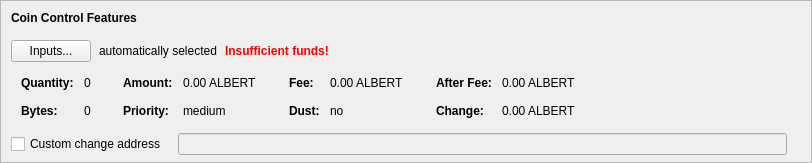
    <widget class="QFrame" name="frameCoinControl">
     <property name="sizePolicy">
      <sizepolicy hsizetype="Expanding" vsizetype="Expanding">
       <horstretch>0</horstretch>
       <verstretch>0</verstretch>
      </sizepolicy>
     </property>
     <property name="maximumSize">
      <size>
       <width>16777215</width>
       <height>16777215</height>
      </size>
     </property>
     <property name="frameShape">
      <enum>QFrame::StyledPanel</enum>
     </property>
     <property name="frameShadow">
      <enum>QFrame::Sunken</enum>
     </property>
     <layout class="QVBoxLayout" name="verticalLayoutCoinControl2">
      <property name="spacing">
       <number>0</number>
      </property>
      <property name="leftMargin">
       <number>0</number>
      </property>
      <property name="topMargin">
       <number>0</number>
      </property>
      <property name="rightMargin">
       <number>0</number>
      </property>
      <property name="bottomMargin">
       <number>6</number>
      </property>
      <item>
       <layout class="QVBoxLayout" name="verticalLayoutCoinControl" stretch="0,0,0,0,1">
        <property name="spacing">
         <number>0</number>
        </property>
        <property name="leftMargin">
         <number>10</number>
        </property>
        <property name="topMargin">
         <number>10</number>
        </property>
        <item>
         <layout class="QHBoxLayout" name="horizontalLayoutCoinControl1">
          <property name="bottomMargin">
           <number>15</number>
          </property>
          <item>
           <widget class="QLabel" name="labelCoinControlFeatures">
            <property name="sizePolicy">
             <sizepolicy hsizetype="Preferred" vsizetype="Maximum">
              <horstretch>0</horstretch>
              <verstretch>0</verstretch>
             </sizepolicy>
            </property>
            <property name="font">
             <font>
              <weight>75</weight>
              <bold>true</bold>
             </font>
            </property>
            <property name="styleSheet">
             <string notr="true">font-weight:bold;</string>
            </property>
            <property name="text">
             <string>Coin Control Features</string>
            </property>
           </widget>
          </item>
         </layout>
        </item>
        <item>
         <layout class="QHBoxLayout" name="horizontalLayoutCoinControl2" stretch="0,0,0,0">
          <property name="spacing">
           <number>8</number>
          </property>
          <property name="bottomMargin">
           <number>10</number>
          </property>
          <item>
           <widget class="QPushButton" name="pushButtonCoinControl">
            <property name="styleSheet">
             <string notr="true"/>
            </property>
            <property name="text">
             <string>Inputs...</string>
            </property>
            <property name="autoDefault">
             <bool>false</bool>
            </property>
           </widget>
          </item>
          <item>
           <widget class="QLabel" name="labelCoinControlAutomaticallySelected">
            <property name="text">
             <string>automatically selected</string>
            </property>
            <property name="margin">
             <number>5</number>
            </property>
           </widget>
          </item>
          <item>
           <widget class="QLabel" name="labelCoinControlInsuffFunds">
            <property name="font">
             <font>
              <weight>75</weight>
              <bold>true</bold>
             </font>
            </property>
            <property name="styleSheet">
             <string notr="true">color:red;font-weight:bold;</string>
            </property>
            <property name="text">
             <string>Insufficient funds!</string>
            </property>
            <property name="margin">
             <number>5</number>
            </property>
           </widget>
          </item>
          <item>
           <spacer name="horizontalSpacerCoinControl">
            <property name="orientation">
             <enum>Qt::Horizontal</enum>
            </property>
            <property name="sizeHint" stdset="0">
             <size>
              <width>40</width>
              <height>1</height>
             </size>
            </property>
           </spacer>
          </item>
         </layout>
        </item>
        <item>
         <widget class="QWidget" name="widgetCoinControl" native="true">
          <property name="sizePolicy">
           <sizepolicy hsizetype="Preferred" vsizetype="Preferred">
            <horstretch>0</horstretch>
            <verstretch>0</verstretch>
           </sizepolicy>
          </property>
          <property name="minimumSize">
           <size>
            <width>0</width>
            <height>0</height>
           </size>
          </property>
          <property name="styleSheet">
           <string notr="true"/>
          </property>
          <layout class="QHBoxLayout" name="horizontalLayoutCoinControl5">
           <property name="leftMargin">
            <number>0</number>
           </property>
           <property name="topMargin">
            <number>0</number>
           </property>
           <property name="rightMargin">
            <number>0</number>
           </property>
           <property name="bottomMargin">
            <number>0</number>
           </property>
           <item>
            <layout class="QHBoxLayout" name="horizontalLayoutCoinControl3" stretch="0,0,0,1">
             <property name="spacing">
              <number>20</number>
             </property>
             <property name="topMargin">
              <number>0</number>
             </property>
             <property name="bottomMargin">
              <number>10</number>
             </property>
             <item>
              <layout class="QFormLayout" name="formLayoutCoinControl1">
               <property name="horizontalSpacing">
                <number>10</number>
               </property>
               <property name="verticalSpacing">
                <number>14</number>
               </property>
               <property name="leftMargin">
                <number>10</number>
               </property>
               <property name="topMargin">
                <number>4</number>
               </property>
               <property name="rightMargin">
                <number>6</number>
               </property>
               <item row="0" column="0">
                <widget class="QLabel" name="labelCoinControlQuantityText">
                 <property name="font">
                  <font>
                   <weight>75</weight>
                   <bold>true</bold>
                  </font>
                 </property>
                 <property name="text">
                  <string>Quantity:</string>
                 </property>
                 <property name="margin">
                  <number>0</number>
                 </property>
                </widget>
               </item>
               <item row="0" column="1">
                <widget class="QLabel" name="labelCoinControlQuantity">
                 <property name="cursor">
                  <cursorShape>IBeamCursor</cursorShape>
                 </property>
                 <property name="contextMenuPolicy">
                  <enum>Qt::ActionsContextMenu</enum>
                 </property>
                 <property name="text">
                  <string notr="true">0</string>
                 </property>
                 <property name="margin">
                  <number>0</number>
                 </property>
                 <property name="textInteractionFlags">
                  <set>Qt::LinksAccessibleByMouse|Qt::TextSelectableByKeyboard|Qt::TextSelectableByMouse</set>
                 </property>
                </widget>
               </item>
               <item row="1" column="0">
                <widget class="QLabel" name="labelCoinControlBytesText">
                 <property name="font">
                  <font>
                   <weight>75</weight>
                   <bold>true</bold>
                  </font>
                 </property>
                 <property name="text">
                  <string>Bytes:</string>
                 </property>
                </widget>
               </item>
               <item row="1" column="1">
                <widget class="QLabel" name="labelCoinControlBytes">
                 <property name="cursor">
                  <cursorShape>IBeamCursor</cursorShape>
                 </property>
                 <property name="contextMenuPolicy">
                  <enum>Qt::ActionsContextMenu</enum>
                 </property>
                 <property name="text">
                  <string notr="true">0</string>
                 </property>
                 <property name="textInteractionFlags">
                  <set>Qt::LinksAccessibleByMouse|Qt::TextSelectableByKeyboard|Qt::TextSelectableByMouse</set>
                 </property>
                </widget>
               </item>
              </layout>
             </item>
             <item>
              <layout class="QFormLayout" name="formLayoutCoinControl2">
               <property name="horizontalSpacing">
                <number>10</number>
               </property>
               <property name="verticalSpacing">
                <number>14</number>
               </property>
               <property name="leftMargin">
                <number>6</number>
               </property>
               <property name="topMargin">
                <number>4</number>
               </property>
               <property name="rightMargin">
                <number>6</number>
               </property>
               <item row="0" column="0">
                <widget class="QLabel" name="labelCoinControlAmountText">
                 <property name="font">
                  <font>
                   <weight>75</weight>
                   <bold>true</bold>
                  </font>
                 </property>
                 <property name="text">
                  <string>Amount:</string>
                 </property>
                 <property name="margin">
                  <number>0</number>
                 </property>
                </widget>
               </item>
               <item row="0" column="1">
                <widget class="QLabel" name="labelCoinControlAmount">
                 <property name="cursor">
                  <cursorShape>IBeamCursor</cursorShape>
                 </property>
                 <property name="contextMenuPolicy">
                  <enum>Qt::ActionsContextMenu</enum>
                 </property>
                 <property name="text">
                  <string notr="true">0.00 ALBERT</string>
                 </property>
                 <property name="textInteractionFlags">
                  <set>Qt::LinksAccessibleByMouse|Qt::TextSelectableByKeyboard|Qt::TextSelectableByMouse</set>
                 </property>
                </widget>
               </item>
               <item row="1" column="0">
                <widget class="QLabel" name="labelCoinControlPriorityText">
                 <property name="font">
                  <font>
                   <weight>75</weight>
                   <bold>true</bold>
                  </font>
                 </property>
                 <property name="text">
                  <string>Priority:</string>
                 </property>
                </widget>
               </item>
               <item row="1" column="1">
                <widget class="QLabel" name="labelCoinControlPriority">
                 <property name="cursor">
                  <cursorShape>IBeamCursor</cursorShape>
                 </property>
                 <property name="contextMenuPolicy">
                  <enum>Qt::ActionsContextMenu</enum>
                 </property>
                 <property name="text">
                  <string notr="true">medium</string>
                 </property>
                 <property name="textInteractionFlags">
                  <set>Qt::LinksAccessibleByMouse|Qt::TextSelectableByKeyboard|Qt::TextSelectableByMouse</set>
                 </property>
                </widget>
               </item>
              </layout>
             </item>
             <item>
              <layout class="QFormLayout" name="formLayoutCoinControl3">
               <property name="horizontalSpacing">
                <number>10</number>
               </property>
               <property name="verticalSpacing">
                <number>14</number>
               </property>
               <property name="leftMargin">
                <number>6</number>
               </property>
               <property name="topMargin">
                <number>4</number>
               </property>
               <property name="rightMargin">
                <number>6</number>
               </property>
               <item row="0" column="0">
                <widget class="QLabel" name="labelCoinControlFeeText">
                 <property name="font">
                  <font>
                   <weight>75</weight>
                   <bold>true</bold>
                  </font>
                 </property>
                 <property name="text">
                  <string>Fee:</string>
                 </property>
                 <property name="margin">
                  <number>0</number>
                 </property>
                </widget>
               </item>
               <item row="0" column="1">
                <widget class="QLabel" name="labelCoinControlFee">
                 <property name="cursor">
                  <cursorShape>IBeamCursor</cursorShape>
                 </property>
                 <property name="contextMenuPolicy">
                  <enum>Qt::ActionsContextMenu</enum>
                 </property>
                 <property name="text">
                  <string notr="true">0.00 ALBERT</string>
                 </property>
                 <property name="textInteractionFlags">
                  <set>Qt::LinksAccessibleByMouse|Qt::TextSelectableByKeyboard|Qt::TextSelectableByMouse</set>
                 </property>
                </widget>
               </item>
               <item row="1" column="0">
                <widget class="QLabel" name="labelCoinControlLowOutputText">
                 <property name="font">
                  <font>
                   <weight>75</weight>
                   <bold>true</bold>
                  </font>
                 </property>
                 <property name="text">
                  <string>Dust:</string>
                 </property>
                </widget>
               </item>
               <item row="1" column="1">
                <widget class="QLabel" name="labelCoinControlLowOutput">
                 <property name="cursor">
                  <cursorShape>IBeamCursor</cursorShape>
                 </property>
                 <property name="contextMenuPolicy">
                  <enum>Qt::ActionsContextMenu</enum>
                 </property>
                 <property name="text">
                  <string notr="true">no</string>
                 </property>
                 <property name="textInteractionFlags">
                  <set>Qt::LinksAccessibleByMouse|Qt::TextSelectableByKeyboard|Qt::TextSelectableByMouse</set>
                 </property>
                </widget>
               </item>
              </layout>
             </item>
             <item>
              <layout class="QFormLayout" name="formLayoutCoinControl4">
               <property name="horizontalSpacing">
                <number>10</number>
               </property>
               <property name="verticalSpacing">
                <number>14</number>
               </property>
               <property name="leftMargin">
                <number>6</number>
               </property>
               <property name="topMargin">
                <number>4</number>
               </property>
               <property name="rightMargin">
                <number>6</number>
               </property>
               <item row="0" column="0">
                <widget class="QLabel" name="labelCoinControlAfterFeeText">
                 <property name="font">
                  <font>
                   <weight>75</weight>
                   <bold>true</bold>
                  </font>
                 </property>
                 <property name="text">
                  <string>After Fee:</string>
                 </property>
                 <property name="margin">
                  <number>0</number>
                 </property>
                </widget>
               </item>
               <item row="0" column="1">
                <widget class="QLabel" name="labelCoinControlAfterFee">
                 <property name="cursor">
                  <cursorShape>IBeamCursor</cursorShape>
                 </property>
                 <property name="contextMenuPolicy">
                  <enum>Qt::ActionsContextMenu</enum>
                 </property>
                 <property name="text">
                  <string notr="true">0.00 ALBERT</string>
                 </property>
                 <property name="textInteractionFlags">
                  <set>Qt::LinksAccessibleByMouse|Qt::TextSelectableByKeyboard|Qt::TextSelectableByMouse</set>
                 </property>
                </widget>
               </item>
               <item row="1" column="0">
                <widget class="QLabel" name="labelCoinControlChangeText">
                 <property name="font">
                  <font>
                   <weight>75</weight>
                   <bold>true</bold>
                  </font>
                 </property>
                 <property name="text">
                  <string>Change:</string>
                 </property>
                </widget>
               </item>
               <item row="1" column="1">
                <widget class="QLabel" name="labelCoinControlChange">
                 <property name="cursor">
                  <cursorShape>IBeamCursor</cursorShape>
                 </property>
                 <property name="contextMenuPolicy">
                  <enum>Qt::ActionsContextMenu</enum>
                 </property>
                 <property name="text">
                  <string notr="true">0.00 ALBERT</string>
                 </property>
                 <property name="textInteractionFlags">
                  <set>Qt::LinksAccessibleByMouse|Qt::TextSelectableByKeyboard|Qt::TextSelectableByMouse</set>
                 </property>
                </widget>
               </item>
              </layout>
             </item>
            </layout>
           </item>
          </layout>
         </widget>
        </item>
        <item>
         <layout class="QHBoxLayout" name="horizontalLayoutCoinControl4" stretch="0,0,0">
          <property name="spacing">
           <number>12</number>
          </property>
          <property name="sizeConstraint">
           <enum>QLayout::SetDefaultConstraint</enum>
          </property>
          <property name="topMargin">
           <number>5</number>
          </property>
          <property name="rightMargin">
           <number>5</number>
          </property>
          <item>
           <widget class="QCheckBox" name="checkBoxCoinControlChange">
            <property name="toolTip">
             <string>If this is activated, but the change address is empty or invalid, change will be sent to a newly generated address.</string>
            </property>
            <property name="text">
             <string>Custom change address</string>
            </property>
           </widget>
          </item>
          <item>
           <widget class="QValidatedLineEdit" name="lineEditCoinControlChange">
            <property name="enabled">
             <bool>false</bool>
            </property>
            <property name="sizePolicy">
             <sizepolicy hsizetype="Expanding" vsizetype="Fixed">
              <horstretch>0</horstretch>
              <verstretch>0</verstretch>
             </sizepolicy>
            </property>
           </widget>
          </item>
          <item>
           <widget class="QLabel" name="labelCoinControlChangeLabel">
            <property name="sizePolicy">
             <sizepolicy hsizetype="Preferred" vsizetype="Expanding">
              <horstretch>0</horstretch>
              <verstretch>0</verstretch>
             </sizepolicy>
            </property>
            <property name="minimumSize">
             <size>
              <width>0</width>
              <height>0</height>
             </size>
            </property>
            <property name="text">
             <string/>
            </property>
            <property name="margin">
             <number>3</number>
            </property>
           </widget>
          </item>
         </layout>
        </item>
        <item>
         <spacer name="verticalSpacerCoinControl">
          <property name="orientation">
           <enum>Qt::Vertical</enum>
          </property>
          <property name="sizeHint" stdset="0">
           <size>
            <width>800</width>
            <height>1</height>
           </size>
          </property>
         </spacer>
        </item>
       </layout>
      </item>
     </layout>
    </widget>
